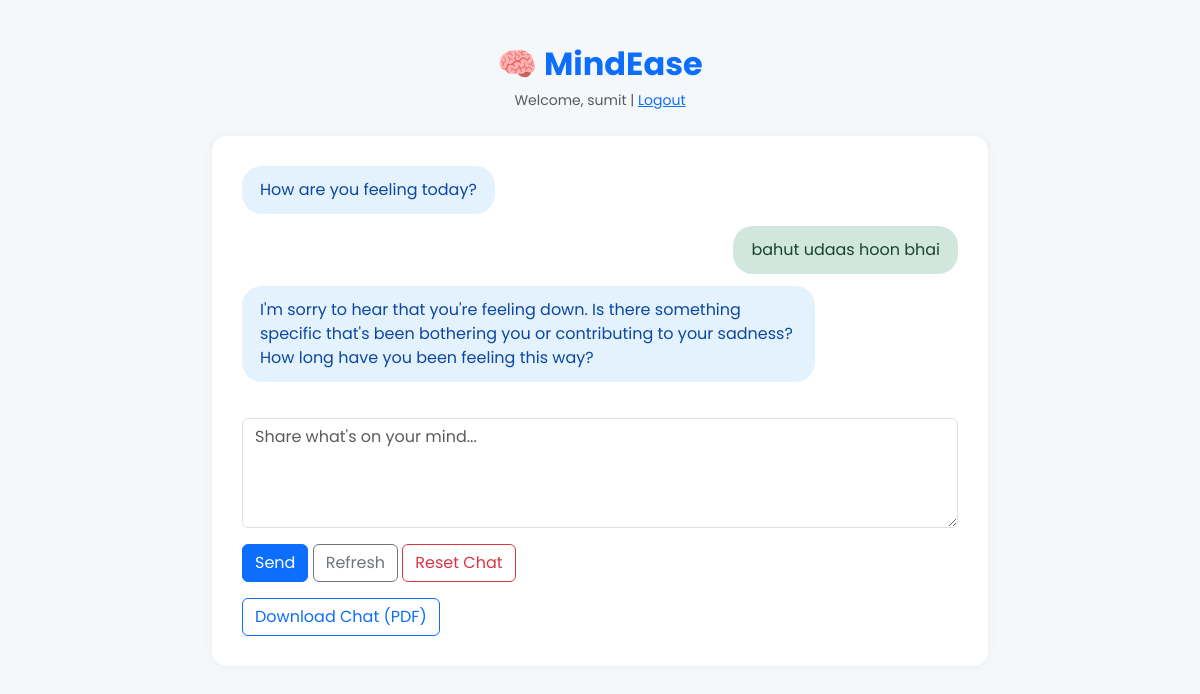
The page / (signed in) on the database its author committed.
### tables this page shows
CREATE TABLE messages (
                        id INTEGER PRIMARY KEY AUTOINCREMENT,
                        user_id INTEGER,
                        role TEXT,
                        content TEXT,
                        FOREIGN KEY(user_id) REFERENCES users(id)
                    );

### app_auth.py (the view, shortened to what this page needs)
@app.route("/", methods=["GET", "POST"])
def home():
    if "user_id" not in session:
        return redirect("/login")
    user_id = session["user_id"]
    response_text = ""
    history = load_history(user_id)
    if not history:
        save_message(user_id, "assistant", "How are you feeling today?")
        history = load_history(user_id)
    history = load_history(user_id)
    return render_template("index_auth.html", response_text=response_text, chat=history, username=session["username"])

### app_auth.py (called while the page is built)
def load_history(user_id):
    with sqlite3.connect(DB_PATH) as conn:
        c = conn.cursor()
        c.execute("SELECT role, content FROM messages WHERE user_id = ? ORDER BY id ASC", (user_id,))
        return [{"role": row[0], "content": row[1]} for row in c.fetchall()]

### templates/index_auth.html (shortened to what this page needs)
<!DOCTYPE html>
<html>
<head>
    <link href="https://cdn.jsdelivr.net/npm/bootstrap@5.3.0/dist/css/bootstrap.min.css" rel="stylesheet">
</head>
<body>
    <div class="container">
        <div class="text-center mb-4">
            <div class="brand">🧠 MindEase</div>
            <small class="text-muted">Welcome, {{ username }} | <a href="/logout">Logout</a></small>
        </div>
        <div class="chat-box">
            {% for msg in chat %}
                <div class="chat-bubble {% if msg.role == 'user' %}user-bubble{% else %}assistant-bubble{% endif %}">
                    {{ msg.content }}
                </div>
            {% endfor %}
            <form method="POST" class="mt-4">
                <div class="mb-3">
                    <textarea name="user_input" class="form-control" rows="4" placeholder="Share what's on your mind..."></textarea>
                </div>
                <button type="submit" class="btn btn-primary">Send</button>
                <a href="/" class="btn btn-outline-secondary">Refresh</a>
                <button type="submit" formaction="/reset" formmethod="POST" class="btn btn-outline-danger">Reset Chat</button>
            </form>
            <form method="GET" action="/download_pdf" class="mt-3">
                <button type="submit" class="btn btn-outline-primary">Download Chat (PDF)</button>
            </form>
        </div>
    </div>
</body>
</html>

### templates/index_auth.html (style rules this page uses)
body { background-color: #f4f8fb; font-family: 'Poppins', sans-serif; }
.container { max-width: 800px; margin-top: 40px; }
.brand { font-size: 2rem; font-weight: bold; color: #0d6efd; }
.chat-box { background: white; border-radius: 15px; padding: 30px; box-shadow: 0 0 10px rgba(0,0,0,0.05); }
.chat-bubble { padding: 12px 18px; border-radius: 20px; margin-bottom: 12px; max-width: 80%; display: inline-block; line-height: 1.5; }
.assistant-bubble { background-color: #e3f2fd; color: #0d47a1; text-align: left; }
.user-bubble { background-color: #d1e7dd; color: #1b4332; text-align: right; float: right; }

### rows shown on the page
messages: content "How are you feeling today?"
messages: content "bahut udaas hoon bhai"
messages: content "I'm sorry to hear that you're feeling down. Is there something specific that's been bothering you or contributing to your sadness? How long have you been feeling this way?"

### other values the page prints
{{ username }} "sumit"
